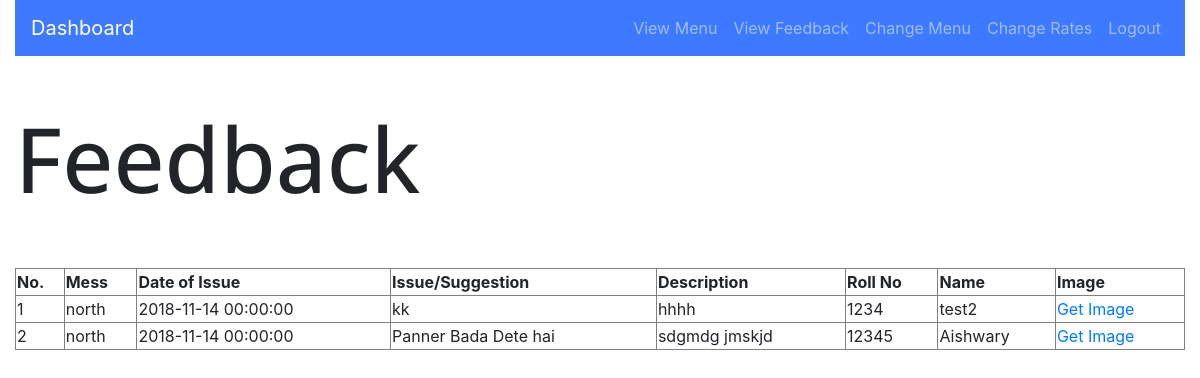
Page /admin/feedback (signed in) on the earlier database version.
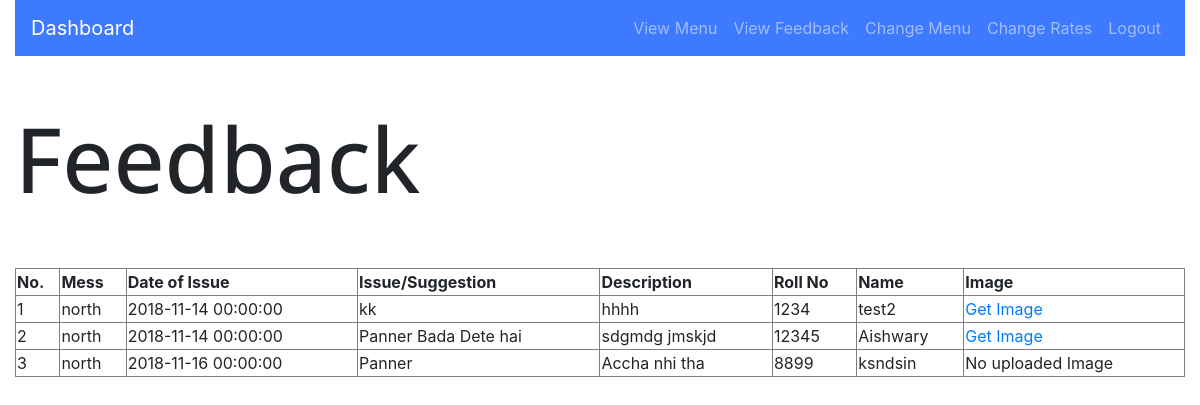
Same page on the later database version.
### app/models.py (models this page shows, shortened)
class Feedback(db.Model):
	id =db.Column(db.Integer, primary_key=True)
	mess=db.Column(db.String(60), nullable=False)
	date_of_issue=db.Column(db.DateTime, nullable=False, default=datetime.utcnow)
	issue=db.Column(db.Text,nullable=False)
	description=db.Column(db.Text,nullable=False)
	user_id = db.Column(db.Integer, db.ForeignKey('user.id'),nullable=False)
	image=db.Column(db.LargeBinary,nullable=True)

### app/views.py (the view)
@app.route('/admin/feedback', methods=['POST', 'GET'])
def adminFeedback():
    if 'adminID' in session:
        feed = Feedback.query.filter(Feedback.mess == session['mess']).all()
        for f in feed:
            f.rollNo = User.query.filter(User.id == f.user_id).first().rollNo
            f.firstname = User.query.filter(User.id == f.user_id).first().firstname
        return render_template('adminFeedback.html', feedback=feed)
    else:
        return redirect(url_for('adminIndex'))

### app/views.py (called while the page is built)
@app.after_request
def after_request(response):
    response.headers["Cache-Control"] = "no-cache, no-store, must-revalidate"
    return response

### app/templates/adminFeedback.html
{% extends "adminBase.html" %}
{% block content %}
<fieldset>
    <br /><br />
    <h1 style="font-size: 90px; font-family: 'Open Sans', sans-serif;">Feedback</h1>
    <br /><br />
    <table border = 1 cellspacing=5 width=100% height=50px>
        <tr>
            <th>No.</th>
            <th>Mess</th>
            <th>Date of Issue</th>
            <th>Issue/Suggestion</th>
            <th>Description</th>
            <th>Roll No</th>
            <th>Name</th>
            <th>Image</th>
        </tr>
        {% for feed in feedback if feed["id"]%}
        <tr>
            <td> {{loop.index}}</td>
            <td>{{ feed.mess}}</td>
            <td>{{ feed.date_of_issue}}</td>
            <td>{{ feed.issue}}</td>
            <td>{{ feed.description}}</td>
            <td>{{ feed.rollNo}}</td>
            <td>{{ feed.firstname}}</td>
            {% if feed["image"] %}
            <td><a href="/download/{{feed.id}}">Get Image</a></td>
            {% else %}
            <td>No uploaded Image</td>
            {% endif %}
        </tr>
        {% else %}
        <h1>No feedback found!</h1>
        {% endfor %}
    </table>
</fieldset>
{% endblock %}

### app/templates/adminBase.html (shortened to what this page needs)
<!DOCTYPE html>
<html lang="en">
    <head>
		<link rel="stylesheet" href="https://stackpath.bootstrapcdn.com/bootstrap/4.1.3/css/bootstrap.min.css">
        <link rel="stylesheet" href="https://use.fontawesome.com/releases/v5.4.2/css/all.css">
        <link href="{{ url_for('static',filename = 'lightpick.css') }}" rel="stylesheet" type="text/css">
    </head>
    <body>
        <div class="container-fluid">
            <nav class="navbar navbar-expand-lg navbar-dark bg-portal">
                <a class="navbar-brand" href="/admin/dashboard">Dashboard</a>
                <div class="collapse navbar-collapse justify-content-end" id="navbarSupportedContent">
                    <ul class="navbar-nav">
                        <li class="nav-item">
                            <a class="nav-link" href="/admin/view">View Menu</a>
                        </li>
                        <li class="nav-item">
                            <a class="nav-link" href="/admin/feedback">View Feedback</a>
                        </li>
                        <li class="nav-item">
                            <a class="nav-link" href="/admin/change">Change Menu</a>
                        </li>
                        <li class="nav-item">
                            <a class="nav-link" href="/admin/rates">Change Rates</a>
                        </li>
                        <li class="nav-item">
                            <a class="nav-link" href="/admin/logout">Logout</a>
                        </li>
                    </ul>
                </div>
            </nav>
            {% block content %}{% endblock %}
        </div>
    </body>
</html>

### app/templates/adminBase.html (style rules this page uses)
.bg-portal { background-color: #3E7AFF; }

Differences in the rows shown:
added Feedback: mess "north", date_of_issue "2018-11-16 00:00:00", issue "Panner", description "Accha nhi tha", rollNo "8899", firstname "ksndsin", shows "No uploaded Image"
